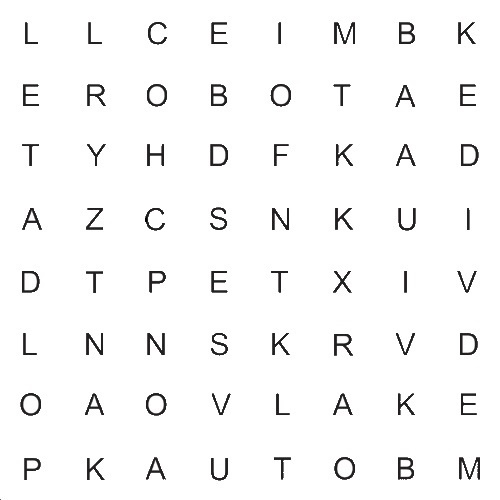
#> input picture resources/osmismerka.jpg, 500 x 500 px
$ jupyter execute --allow-errors osmismerka.ipynb
#> lines starting #> are read from the running program, lines starting #| are printed output that depends on the picture; after the words box and inside, x2 and y2 are one past the last pixel; in counts of white or black regions, pixels touching at a corner belong together
### Řešení čtyřsměrek pomocí optical character recognition (OCR)

- Hlavním cílem tohoto projektu bude *vyhledání daného slova* v obrázku čtyřsměrky a jeho následné *vyznačení*.
- OCR bude zajištěn knihovnou **pytesseract**.
- Pro manipulaci s obrázkem bude použita knihovna **OpenCV**.
- Samotné vyhledávání bude uskutečněno pomocí *regulárních výrazů*.

[cell 1]
import pytesseract
import cv2
import regex as re

- `row_length` udává počet písmen v řádku. Je nutné ho nastavit pro správný běh programu.
- Počet řádků už bude dopočítán.

[cell 2]
row_length = 8

### Preprocessing

- Po načtení obrázku a vytvoření jeho kopie je nutné extrahovat jednotlivá písmena.
- Pro maximální úspěšnost tohoto korku se originální obrázek předpřipraví:
1. Převede se do černobílé
2. Aplikuje se rozostření
3. Provede se práhování
4. Připraví se matice pro následující krok
5. Uskuteční se dilatace, což roztáhne plochy, aby se uzavřely malé dírky

[cell 3]
img = cv2.imread('resources/osmismerka.jpg')
#> img is the input picture: shape (500, 500, 3); mean B, G, R 247.3, 247.3, 247.3
baseImg = img.copy()

# Preprocessing
gray = cv2.cvtColor(img, cv2.COLOR_BGR2GRAY)
blur = cv2.GaussianBlur(gray, (7, 7), 0)
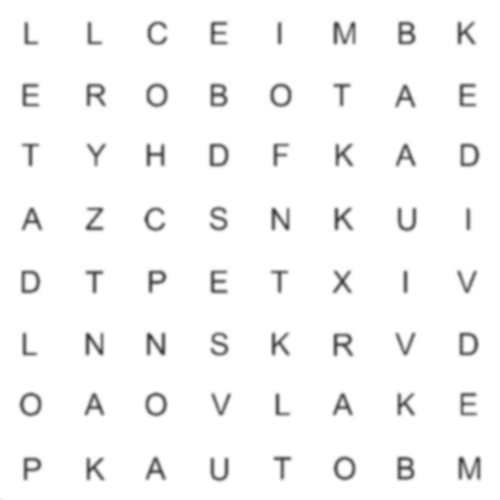
#> blur: shape (500, 500); min 57, max 255, mean 247.3
thresh = cv2.threshold(blur, 0, 255, cv2.THRESH_BINARY_INV + cv2.THRESH_OTSU)[1]
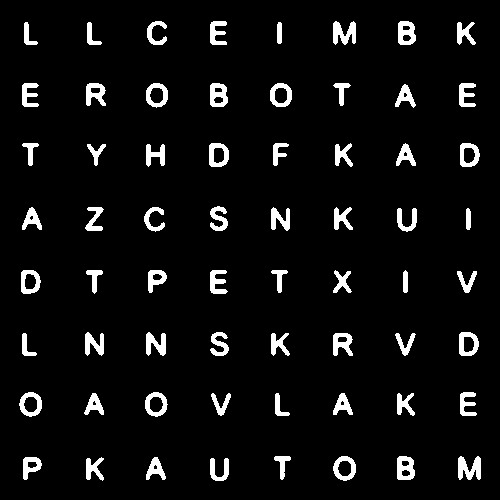
#> thresh: shape (500, 500); 6% white; 64 white regions, largest, box (x1, y1, x2, y2) and area: (458, 456, 481, 480) 369, (333, 21, 356, 45) 355, (397, 456, 415, 480) 319
kernel = cv2.getStructuringElement(cv2.MORPH_RECT, (3, 3))
dilated = cv2.dilate(thresh, kernel, iterations=1)
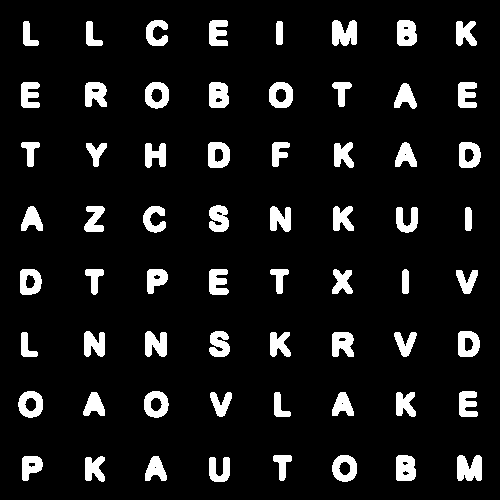
#> dilated: shape (500, 500); 9.1% white; 64 white regions

### Extrakce a uspořádání písmen

- Najdou se kontury, které ohraničují jednotlivá písmena.
- Tyto kontury so následně uspořádají tak, aby bylo možné vytvořit dvojrozměrné pole reprezentující čtyřsměrku.
- Nakonec se samotná písmena vyřežou a uloží ve 1D poli `letters`, kde jdou po řádcích jeden za druhým.

[cell 4]
# Find contours
cnts = cv2.findContours(dilated, cv2.RETR_EXTERNAL, cv2.CHAIN_APPROX_SIMPLE)
#> cnts = 64 contours; largest, box (x1, y1, x2, y2) and area: (332, 455, 357, 482) 513, (18, 391, 43, 418) 510, (144, 391, 169, 418) 508, (145, 82, 169, 109) 504, (269, 82, 293, 108) 501
cnts = cnts[0] if len(cnts) == 2 else cnts[1]

# Group contours into rows
def group_contours_by_rows(contours, row_threshold=10):
#> called with row_threshold = 10
    rows = []
    for c in contours:
        x, y, w, h = cv2.boundingRect(c)
        added = False
        for row in rows:
            # Check if the contour belongs to an existing row
            if abs(row[0][1] - y) < row_threshold:
                row.append((x, y, w, h, c))
                added = True
                break
        if not added:
            # Create a new row if no existing row matches
            rows.append([(x, y, w, h, c)])
#> this loop made 64 passes
#> (x, y, w, h) on passes 1 to 12: (209, 457, 21, 25), (145, 456, 22, 25), (85, 456, 20, 26), (22, 456, 21, 25), (457, 455, 25, 26), (396, 455, 20, 26), (332, 455, 25, 27), (273, 455, 19, 26), (396, 392, 20, 25), (332, 392, 22, 24), (274, 392, 17, 25), (210, 392, 22, 25)
#> after the loop, row = 8 items; rows = 8 items
    return rows

# Group contours into rows and sort them
rows = group_contours_by_rows(cnts)
#> rows = 8 items
rows = sorted(rows, key=lambda row: row[0][1])

# Sort contours in each row by x-coordinate
sorted_contours = []
for row in rows:
    row = sorted(row, key=lambda item: item[0])
    sorted_contours.extend([item[4] for item in row])
#> this loop made 8 passes
#> after the loop, sorted_contours has the same summary as cnts

letters = []

# Extract letters
for c in sorted_contours:
    x, y, w, h = cv2.boundingRect(c)
    letters.append(img[y-3:y+3 + h, x-3:x+3 + w])
#> this loop made 64 passes
#> (x, y, w, h) on passes 1 to 12: (23, 21, 16, 25), (86, 21, 17, 25), (146, 20, 22, 26), (209, 20, 19, 26), (276, 21, 7, 24), (332, 20, 25, 26), (397, 20, 20, 26), (456, 21, 21, 25), (21, 82, 19, 26), (85, 82, 22, 25), (145, 82, 24, 27), (209, 82, 20, 26)
#> after the loop, letters = 64 items

# [5 lines of commented-out code are left out]

- Funkce, která úsečkou vyznačí výsledek.

[cell 5]
# Highlight the find in the original image
def draw_line (baseImg, contour1, contour2):
    x1, y1, w1, h1 = cv2.boundingRect(contour1)
    x2, y2, w2, h2 = cv2.boundingRect(contour2)
    cv2.line(baseImg, (int(x1 + 0.5 * w1), int(y1 + 0.5 * h1)), (int(x2 + 0.5 * w2), int(y2 + 0.5 * h2)), (0, 0, 255), 3, lineType=cv2.LINE_AA)
    cv2.imshow('Letter', baseImg)
    cv2.waitKey(0)
    cv2.destroyAllWindows()

### OCR

- Zde se již provádí samotné "čtení" znaků.
- Důležitá je konfigurace `--psm 10`, která dá vědět, že se jedná a samostatná písmena.
- Následně se opraví některé klasické chyby v rozpoznání.
- Výsledek se pak uloží do 2D pole stringů.

[cell 6]
row_number = round(len(letters) / row_length)
#> row_number = 8
letterArray = [[0 for x in range(row_length)] for y in range(row_number)]
#> letterArray = [[0, 0, 0, 0, 0, 0, 0, 0], [0, 0, 0, 0, 0, 0, 0, 0], [0, 0, 0, 0, 0, 0, 0, 0], [0, 0, 0, 0, 0, 0, 0, 0], [0, 0, 0, 0, 0, 0, 0, 0], [0, 0, 0, 0, 0, 0, 0, 0], [0, 0, 0, 0, 0, 0, 0, 0], [0, 0, 0, 0, 0, 0, 0, 0]]
row = 0

#> (the rest of this cell did not finish here and is left out)

- Funkce na transponování matice.

[cell 7]
def transpose_array(array):
    return [list(row) for row in zip(*array)]

- Funkce na vypočítání indexu v poli `sorted_contours` podle souřadnic písmene ve 2D poli.
- Tento index je důležity pro zakreslení výsledku.

[cell 8]
def get_index_of_letter(coordinates):
    return coordinates[0] + coordinates[1] * row_length

### Hledání slova

- Tato funkce vrací index prvního a posledního písmene hledaného slova.
- Jako vstup bere 2D pole písmen, hledané slova a zdali je matice (pole) transponované.
- V normální konfiguraci funguje pro hledání horizontálně v obou směrech.
- Když je `transposed == True`, tak tato funkce funguje i pro vyhledávání vertikálně oběma směry.
- Mezi dvěma módy se liší pouze algoritmus pro vypočítání souřadnic písmena.

[cell 9]
# Returns the indexes of the first and last letter of the word in the array
# Can be used for searching horizontally and vertically when the array is transposed
def array_search(array, word, transposed):
    regex = re.compile(word)
    for i in range(row_number):
        concat = ''

        # Create a string from row
        for j in range(row_length):
            concat += array[i][j]

        # Search forward
        match = re.search(regex, concat)
        if match:
            if transposed:
                return (get_index_of_letter((i, match.start())), get_index_of_letter((i, match.end() - 1)))
            return (get_index_of_letter((match.start(), i)), get_index_of_letter((match.end() - 1, i)))

        # Search backward
        concat = concat[::-1]
        match = re.search(regex, concat)
        if match:
            if transposed:
                return (get_index_of_letter((i, row_length - match.end())), get_index_of_letter((i, row_length - match.start() - 1)))
            return (get_index_of_letter((row_length - match.end(), i)), get_index_of_letter((row_length - match.start() - 1, i)))

### Finále

-Tato funkce zaštiťuje hledání všemi čtyřmi směry a následné vyznačení výsledku.

[cell 10]
def search(word):
    word = word.upper()

    # Search horizontally
    indexes = array_search(letterArray, word, False)

    # Search vertically
    if indexes is None:
        letterArrayT = transpose_array(letterArray)
        indexes = array_search(letterArrayT, word, True)

    # Highlight result
    if indexes is not None:
        draw_line(baseImg.copy(), sorted_contours[indexes[0]], sorted_contours[indexes[1]])
    else:
        print("Word not found")

[cell 11]
search("ROBOT")
#> (the call stopped at in array_search, `regex = re.compile(word)`: regex is not available in this run)
